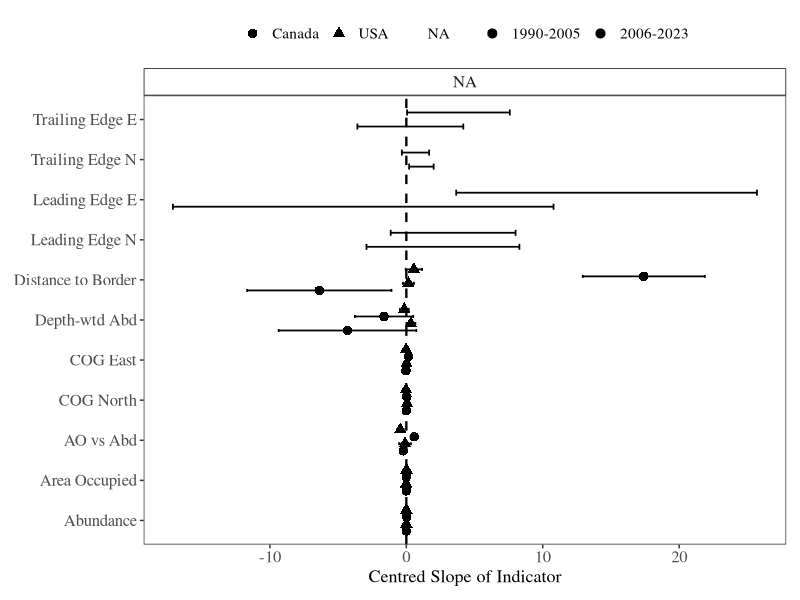

R code for this plot:
#MakeSlopeFile of all indicators----

library(tidyverse)
library(broom)
library(dplyr)

library(ggplot2)
library(cowplot)
library(patchwork)
library(gridExtra)
library(RColorBrewer)
library(scales)


#Interpretations: 
#multiplicative_change_per_year: How much the Index_Estimate multiplies by each year (e.g., 1.05 = 5% increase)
#percent_change_per_year: Annual percent change (e.g., 5.0 = 5% increase per year)
#Confidence intervals for both transformations, so you can assess uncertainty in the original scale

#For example, if your slope estimate is 0.02 with 95% CI [0.01, 0.03]:
  
#  The Index_Estimate increases by 4.7% per year (95% CI: 2.3% to 7.2%)
#Each year, the index multiplies by 1.047 (95% CI: 1.023 to 1.072)

#This makes your results much more interpretable in terms of the actual abundance trends!

#Abundance----
FigAbd.Region.Spring <- read.csv(here::here("2025-04-23/Output/IndexAbundance/abundance_ind_Region.Spring.csv"),row.names=NULL)
names(FigAbd.Region.Spring)
FigAbd.Region.Spring$Period<-NULL
FigAbd.Region.Spring$Period[FigAbd.Region.Spring$Year<2006]<-"1990-2005"
FigAbd.Region.Spring$Period[FigAbd.Region.Spring$Year>2005]<-"2006-2023"

RegionAbd_coefficients_df <- FigAbd.Region.Spring %>%
  group_by(Region, Period) %>%
  do({
    # Center variables by subtracting their means, but don't scale
    log_index_centered <- log10(.$Index_Estimate) - mean(log10(.$Index_Estimate), na.rm = TRUE)
    year_centered <- .$Year - mean(.$Year, na.rm = TRUE)
    
    model <- lm(log_index_centered ~ year_centered)
    tidy(model, conf.int = TRUE) # Includes coefficients with 95% CI by default
  }) %>%
  ungroup()

RegionAbd_coefficients_df2 <- RegionAbd_coefficients_df %>%
  filter(term == "year_centered") %>%
  mutate(
    # Transform slope back to original Index_Estimate scale
    multiplicative_change_per_year = 10^estimate,
    percent_change_per_year = (10^estimate - 1) * 100,
    
    # Transform confidence intervals to original scale
    multiplicative_change_lower = 10^conf.low,
    multiplicative_change_upper = 10^conf.high,
    percent_change_lower = (10^conf.low - 1) * 100,
    percent_change_upper = (10^conf.high - 1) * 100
  )
RegionAbd_coefficients_df2$Indicator<-NULL
RegionAbd_coefficients_df2$Indicator<-"Abundance"
# Save the coefficients to a CSV file
#write.csv(RegionAbd_coefficients_df2, here::here("2025-04-23/Output/IndexAbundance/RegionAbd_coefficients_df2.csv"), row.names = FALSE)
#END Abundance----
#AO----
Area_ThresholdsforEAO<- read.csv(here::here("R/DataforFinalFigs/Area_ThresholdsforEAO.csv"))
names(Area_ThresholdsforEAO)
Area_ThresholdsforEAO$Period<-NULL
Area_ThresholdsforEAO$Period[Area_ThresholdsforEAO$Year<2006]<-"1990-2005"
Area_ThresholdsforEAO$Period[Area_ThresholdsforEAO$Year>2005]<-"2006-2023"
Area_ThresholdsforEAO_coefficients_df <- Area_ThresholdsforEAO %>%filter(Threshold == 90)%>%
  group_by(Region,Period) %>%
  do({
    # Center variables by subtracting their means, but don't scale
    log_AO_centered <- log10(.$Area_Threshold) - mean(log10(.$Area_Threshold), na.rm = TRUE)
    year_centered <- .$Year - mean(.$Year, na.rm = TRUE)
    
    model <- lm(log_AO_centered ~ year_centered)
    tidy(model, conf.int = TRUE) # Includes coefficients with 95% CI by default
  }) %>%
  ungroup()

Area_ThresholdsforEAO_coefficients_df2 <- Area_ThresholdsforEAO_coefficients_df %>%
  filter(term == "year_centered") %>%
  mutate(
    # Transform slope back to original Index_Estimate scale
    multiplicative_change_per_year = 10^estimate,
    percent_change_per_year = (10^estimate - 1) * 100,
    
    # Transform confidence intervals to original scale
    multiplicative_change_lower = 10^conf.low,
    multiplicative_change_upper = 10^conf.high,
    percent_change_lower = (10^conf.low - 1) * 100,
    percent_change_upper = (10^conf.high - 1) * 100
  )
Area_ThresholdsforEAO_coefficients_df2$Indicator<-NULL
Area_ThresholdsforEAO_coefficients_df$Indicator<-"Area Occupied"
#scaled slopes fro EAO vs Abundance----
Area_ThresholdsforEAO_coefficientsABD_df <- Area_ThresholdsforEAO %>%filter(Threshold == 90)%>%
  group_by(Region,Period) %>%
  do({
    # Center variables by subtracting their means, but don't scale
    log_AO_centered <- log10(.$Area_Threshold) - mean(log10(.$Area_Threshold), na.rm = TRUE)
    logAB_centered <- log10(.$Total_Abundance) - mean(log10(.$Total_Abundance), na.rm = TRUE)
    
    model <- lm(log_AO_centered ~ logAB_centered)
    tidy(model, conf.int = TRUE) # Includes coefficients with 95% CI by default
  }) %>%
  ungroup()

Area_ThresholdsforEAO_coefficientsABD_df2 <- Area_ThresholdsforEAO_coefficientsABD_df %>%
  filter(term == "logAB_centered") %>%
  mutate(
    # In double-log models, the slope IS the elasticity
    # It represents % change in Area_Threshold for 1% change in Total_Abundance
    elasticity = estimate,
    elasticity_lower = conf.low,
    elasticity_upper = conf.high,
    
    # For interpretation: if Total_Abundance increases by X%, 
    # Area_Threshold changes by (elasticity * X)%
    # Example interpretations for different abundance changes:
    percent_change_AO_if_AB_increases_10pct = elasticity * 10,
    percent_change_AO_if_AB_doubles = elasticity * 100  # doubling = 100% increase
  )
Area_ThresholdsforEAO_coefficientsABD_df2$Indicator<-NULL
Area_ThresholdsforEAO_coefficientsABD_df2$Indicator<-"AO vs Abd"
# END AO----
#COG----
#COG
centroid_dataRegionalforFig<- read.csv(here::here("R/DataforFinalFigs/centroid_dataRegionalforFig.csv"))
names(centroid_dataRegionalforFig)
centroid_dataRegionalforFig$Period<-NULL
centroid_dataRegionalforFig$Period[centroid_dataRegionalforFig$Year<2006]<-"1990-2005"
centroid_dataRegionalforFig$Period[centroid_dataRegionalforFig$Year>2005]<-"2006-2023"
centroid_dataRegionalforFig$Region<-centroid_dataRegionalforFig$Stratum
centroid_dataRegionalforFigLAT_df <- centroid_dataRegionalforFig %>%
  filter(Season == "Spring") %>%
  group_by(Region, Period) %>%
  do({
    # Center variables by subtracting their means, but don't scale
    cog_lat_centered <- .$centroid_latitude - mean(.$centroid_latitude, na.rm = TRUE)
    year_centered <- .$Year - mean(.$Year, na.rm = TRUE)
    
    model <- lm(cog_lat_centered ~ year_centered)
    tidy(model, conf.int = TRUE) # Includes coefficients with 95% CI by default
  }) %>%
  ungroup()

centroid_dataRegionalforFigLAT_df2 <- centroid_dataRegionalforFigLAT_df %>%
  filter(term == "year_centered") %>%
  mutate(
    # Linear relationship interpretation - slope is directly interpretable
    degrees_latitude_change_per_year = estimate,
    degrees_latitude_change_per_year_lower = conf.low,
    degrees_latitude_change_per_year_upper = conf.high,
    
    # Convert to more interpretable units
    # 1 degree latitude ≈ 111 km, so convert to km per year
    km_northward_shift_per_year = estimate * 111,
    km_northward_shift_per_year_lower = conf.low * 111,
    km_northward_shift_per_year_upper = conf.high * 111,
    
    # Calculate change over different time periods
    degrees_change_per_decade = estimate * 10,
    km_change_per_decade = estimate * 111 * 10,
    
    # Direction interpretation
    shift_direction = case_when(
      estimate > 0 ~ "Northward shift",
      estimate < 0 ~ "Southward shift", 
      estimate == 0 ~ "No latitudinal shift"
    ),
    
    # Statistical significance check
    is_significant_05 = ifelse(p.value < 0.05, "Significant", "Not significant"),
    
    # Practical interpretation text
    interpretation = paste0(
      "Centroid shifts ", round(abs(km_northward_shift_per_year), 2), " km ",
      ifelse(estimate > 0, "north", "south"), " per year",
      " (95% CI: ", round(abs(km_northward_shift_per_year_lower), 2), " to ", 
      round(abs(km_northward_shift_per_year_upper), 2), " km)"
    )
  )

centroid_dataRegionalforFigLAT_df2$Indicator<-NULL
centroid_dataRegionalforFigLAT_df2$Indicator<-"COG North"
#Now for COG East
#COG Lon----
centroid_dataRegionalforFigLON_df <- centroid_dataRegionalforFig %>%
  filter(Season == "Spring") %>%
  group_by(Region, Period) %>%
  do({
    # Center variables by subtracting their means, but don't scale
    cog_lon_centered <- .$centroid_longitude - mean(.$centroid_longitude, na.rm = TRUE)
    year_centered <- .$Year - mean(.$Year, na.rm = TRUE)
    
    model <- lm(cog_lon_centered ~ year_centered)
    tidy(model, conf.int = TRUE) # Includes coefficients with 95% CI by default
  }) %>%
  ungroup()

centroid_dataRegionalforFigLON_df2 <- centroid_dataRegionalforFigLON_df %>%
  filter(term == "year_centered") %>%
  mutate(
    # Linear relationship interpretation - slope is directly interpretable
    degrees_longitude_change_per_year = estimate,
    degrees_longitude_change_per_year_lower = conf.low,
    degrees_longitude_change_per_year_upper = conf.high,
    
    # Convert to more interpretable units
    # For your study area (-50° to -70° longitude, 42°-50° latitude)
    # Using midpoint latitude of 46°N: 1 degree longitude ≈ 77.1 km
    km_per_degree_longitude = 111 * cos(46 * pi/180), # ≈ 77.1 km
    km_eastward_shift_per_year = estimate * km_per_degree_longitude,
    km_eastward_shift_per_year_lower = conf.low * km_per_degree_longitude,
    km_eastward_shift_per_year_upper = conf.high * km_per_degree_longitude,
    
    # Calculate change over different time periods
    degrees_change_per_decade = estimate * 10,
    km_change_per_decade = estimate * km_per_degree_longitude * 10,
    
    # Direction interpretation (positive longitude = eastward in Western Hemisphere)
    shift_direction = case_when(
      estimate > 0 ~ "Eastward shift",
      estimate < 0 ~ "Westward shift", 
      estimate == 0 ~ "No longitudinal shift"
    ),
    
    # Statistical significance check
    is_significant_05 = ifelse(p.value < 0.05, "Significant", "Not significant"),
    
    # Practical interpretation text
    interpretation = paste0(
      "Centroid shifts ", round(abs(km_eastward_shift_per_year), 2), " km ",
      ifelse(estimate > 0, "east", "west"), " per year",
      " (95% CI: ", round(abs(km_eastward_shift_per_year_lower), 2), " to ", 
      round(abs(km_eastward_shift_per_year_upper), 2), " km)"
    )
  )
centroid_dataRegionalforFigLON_df2$Indicator<-NULL
centroid_dataRegionalforFigLON_df2$Indicator<-"COG East"
#End COG Lon----
#Deepening----
D_data_Reg<- read.csv(here::here("2025-04-23/Output/Shift_Indicators/Seasonal_Deepening_Reg.csv"))
D_data_Reg$Period<-NULL
D_data_Reg$Period[D_data_Reg$Year<2006]<-"1990-2005"
D_data_Reg$Period[D_data_Reg$Year>2005]<-"2006-2023"
D_data_Reg$Region<-D_data_Reg$Stratum
D_data_Reg_df <- D_data_Reg %>%
  filter(Season == "Spring") %>%
  group_by(Region, Period) %>%
  do({
    # Center variables by subtracting their means, but don't scale
    depth_centered <- .$Depth_Mean - mean(.$Depth_Mean, na.rm = TRUE)
    year_centered <- .$Year - mean(.$Year, na.rm = TRUE)
    
    model <- lm(depth_centered ~ year_centered)
    tidy(model, conf.int = TRUE) # Includes coefficients with 95% CI by default
  }) %>%
  ungroup()

D_data_Reg_df2 <- D_data_Reg_df %>%
  filter(term == "year_centered") %>%
  mutate(
    # Linear relationship interpretation - slope is directly interpretable
    meters_depth_change_per_year = estimate,
    meters_depth_change_per_year_lower = conf.low,
    meters_depth_change_per_year_upper = conf.high,
    
    # Calculate change over different time periods
    meters_change_per_decade = estimate * 10,
    meters_change_per_half_century = estimate * 50,
    
    # Direction interpretation (positive depth = deeper, negative = shallower)
    depth_direction = case_when(
      estimate > 0 ~ "Moving deeper",
      estimate < 0 ~ "Moving shallower", 
      estimate == 0 ~ "No depth change"
    ),
    
    # Practical categories for magnitude of change
    change_magnitude = case_when(
      abs(estimate) < 0.5 ~ "Minimal depth change",
      abs(estimate) >= 0.5 & abs(estimate) < 2.0 ~ "Moderate depth change",
      abs(estimate) >= 2.0 & abs(estimate) < 5.0 ~ "Substantial depth change",
      abs(estimate) >= 5.0 ~ "Major depth change"
    ),
    
    # Statistical significance check
    is_significant_05 = ifelse(p.value < 0.05, "Significant", "Not significant"),
    
    # Practical interpretation text
    interpretation = paste0(
      "Mean depth changes by ", round(abs(meters_depth_change_per_year), 2), " m ",
      ifelse(estimate > 0, "deeper", "shallower"), " per year",
      " (95% CI: ", round(abs(meters_depth_change_per_year_lower), 2), " to ", 
      round(abs(meters_depth_change_per_year_upper), 2), " m)"
    ),
    
    # Decadal interpretation for easier communication
    decadal_interpretation = paste0(
      "Over a decade: ", round(abs(meters_change_per_decade), 1), " m ",
      ifelse(estimate > 0, "deeper", "shallower")
    )
  )
D_data_Reg_df2$Indicator<-NULL
D_data_Reg_df2$Indicator<-"Depth-wtd Abd"
#END Deepening----
#Distance ot Hague----
dist_hague_Reg<-read.csv(here::here("2025-04-23/Output/Shift_Indicators/dist_hague_Reg_seasonal.csv"))

dist_hague_Reg$Period<-NULL
pd <- position_dodge(.75)
dist_hague_Reg$Period[dist_hague_Reg$Year<2006]<-"1990-2005"

dist_hague_Reg$Period[dist_hague_Reg$Year>2005]<-"2006-2023"
dist_hague_Reg$Region<-dist_hague_Reg$Stratum
Overall.DFHcoefficients_df.Spring <- dist_hague_Reg %>% 
  filter(Season == "Spring") %>%
  group_by(Region, Period) %>%
  do({
    # Center variables by subtracting their means, but don't scale
    dist_centered <- .$Dist_Mean - mean(.$Dist_Mean, na.rm = TRUE)
    year_centered <- .$Year - mean(.$Year, na.rm = TRUE)
    
    model <- lm(dist_centered ~ year_centered)
    tidy(model, conf.int = TRUE)
  }) %>%
  ungroup() %>%
  filter(term == "year_centered") %>%
  mutate(
    # Direct interpretation in distance units per year (assuming km)
    km_distance_change_per_year = estimate,
    km_distance_change_per_year_lower = conf.low,
    km_distance_change_per_year_upper = conf.high,
    
    # Calculate change over different time periods
    km_change_per_decade = estimate * 10,
    km_change_per_half_century = estimate * 50,
    
    # Direction interpretation relative to border
    border_direction = case_when(
      estimate > 0 ~ "Moving away from border",
      estimate < 0 ~ "Moving toward border",
      estimate == 0 ~ "No change in distance to border"
    ),
    
    # Magnitude categories for ecological significance
    change_magnitude = case_when(
      abs(estimate) < 1 ~ "Minimal border proximity change",
      abs(estimate) >= 1 & abs(estimate) < 5 ~ "Moderate border proximity change",
      abs(estimate) >= 5 & abs(estimate) < 10 ~ "Substantial border proximity change",
      abs(estimate) >= 10 ~ "Major border proximity change"
    ),
    
    # Statistical significance
    is_significant_05 = ifelse(p.value < 0.05, "Significant", "Not significant"),
    
    # Management implications
    management_implication = case_when(
      estimate < 0 & p.value < 0.05 ~ "Increasing transboundary management concern",
      estimate > 0 & p.value < 0.05 ~ "Decreasing transboundary management concern",
      p.value >= 0.05 ~ "No significant change in transboundary status"
    ),
    
    # Interpretation text
    interpretation = paste0(
      "Distance to border changes by ", round(abs(km_distance_change_per_year), 2), " km ",
      ifelse(estimate > 0, "farther", "closer"), " per year",
      " (95% CI: ", round(abs(km_distance_change_per_year_lower), 2), " to ", 
      round(abs(km_distance_change_per_year_upper), 2), " km)"
    ),
    
    # Decadal interpretation for policy relevance
    decadal_interpretation = paste0(
      "Over a decade: ", round(abs(km_change_per_decade), 1), " km ",
      ifelse(estimate > 0, "farther from", "closer to"), " border"
    ),
    
    # Policy-relevant summary
    policy_summary = paste0(
      ifelse(estimate < 0, "Population centroid approaching ", "Population centroid moving away from "),
      "international boundary at ", round(abs(km_distance_change_per_year), 2), " km/year"
    )
  )
Overall.DFHcoefficients_df.Spring$Indicator<-NULL
Overall.DFHcoefficients_df.Spring$Indicator<-"Distance to Border"
View(Overall.DFHcoefficients_df.Spring)
#End DFH----
#Leading and Trailing Edges----

rangeedge<-read.csv(here::here("R/DataforFinalFigs/Edge_df_NSreshp.csv"))
range.spr<-rangeedge[rangeedge$Season=="Spring",]
range.spr$Period<-NULL
range.spr$Period[range.spr$Year<2006]<-"1990-2005"
range.spr$Period[range.spr$Year>2005]<-"2006-2023"
names(range.spr);summary(range.spr)
# Leading Edge East (95th percentile)----
range.sprE_coefficients_df <- range.spr %>% 
  group_by(Period) %>%
  do({
    # Center variables by subtracting their means, but don't scale
    east_edge_centered <- .$Estimate_km_E_quantile_0.95 - mean(.$Estimate_km_E_quantile_0.95, na.rm = TRUE)
    year_centered <- .$Year - mean(.$Year, na.rm = TRUE)
    
    model <- lm(east_edge_centered ~ year_centered)
    tidy(model, conf.int = TRUE)
  }) %>%
  ungroup() %>%
  filter(term == "year_centered") %>%
  mutate(
    # Direct interpretation in km per year
    km_eastward_shift_per_year = estimate,
    km_eastward_shift_per_year_lower = conf.low,
    km_eastward_shift_per_year_upper = conf.high,
    
    # Calculate change over different time periods
    km_change_per_decade = estimate * 10,
    km_change_per_half_century = estimate * 50,
    
    # Direction interpretation
    shift_direction = case_when(
      estimate > 0 ~ "Expanding eastward",
      estimate < 0 ~ "Contracting westward",
      estimate == 0 ~ "No eastward range change"
    ),
    
    # Statistical significance
    is_significant_05 = ifelse(p.value < 0.05, "Significant", "Not significant"),
    
    # Interpretation text
    interpretation = paste0(
      "Leading edge shifts ", round(abs(km_eastward_shift_per_year), 2), " km ",
      ifelse(estimate > 0, "east", "west"), " per year",
      " (95% CI: ", round(abs(km_eastward_shift_per_year_lower), 2), " to ", 
      round(abs(km_eastward_shift_per_year_upper), 2), " km)"
    ),
    
    Indicator = "Leading Edge E"
  )
#END Leading edgeE----
# Leading Edge North (95th percentile)----
range.sprN_coefficients_df <- range.spr %>%
  group_by(Period) %>%
  do({
    # Center variables by subtracting their means, but don't scale
    north_edge_centered <- .$Estimate_km_N_quantile_0.95 - mean(.$Estimate_km_N_quantile_0.95, na.rm = TRUE)
    year_centered <- .$Year - mean(.$Year, na.rm = TRUE)
    
    model <- lm(north_edge_centered ~ year_centered)
    tidy(model, conf.int = TRUE)
  }) %>%
  ungroup() %>%
  filter(term == "year_centered") %>%
  mutate(
    # Direct interpretation in km per year
    km_northward_shift_per_year = estimate,
    km_northward_shift_per_year_lower = conf.low,
    km_northward_shift_per_year_upper = conf.high,
    
    # Calculate change over different time periods
    km_change_per_decade = estimate * 10,
    km_change_per_half_century = estimate * 50,
    
    # Direction interpretation
    shift_direction = case_when(
      estimate > 0 ~ "Expanding northward",
      estimate < 0 ~ "Contracting southward",
      estimate == 0 ~ "No northward range change"
    ),
    
    # Statistical significance
    is_significant_05 = ifelse(p.value < 0.05, "Significant", "Not significant"),
    
    # Interpretation text
    interpretation = paste0(
      "Leading edge shifts ", round(abs(km_northward_shift_per_year), 2), " km ",
      ifelse(estimate > 0, "north", "south"), " per year",
      " (95% CI: ", round(abs(km_northward_shift_per_year_lower), 2), " to ", 
      round(abs(km_northward_shift_per_year_upper), 2), " km)"
    ),
    
    Indicator = "Leading Edge N"
  )
#END Leading edgeN----
# Trailing Edge East (5th percentile)----
range.sprE_coefficients_dfTR <- range.spr %>% 
  group_by(Period) %>%
  do({
    # Center variables by subtracting their means, but don't scale
    east_trail_centered <- .$Estimate_km_E_quantile_0.05 - mean(.$Estimate_km_E_quantile_0.05, na.rm = TRUE)
    year_centered <- .$Year - mean(.$Year, na.rm = TRUE)
    
    model <- lm(east_trail_centered ~ year_centered)
    tidy(model, conf.int = TRUE)
  }) %>%
  ungroup() %>%
  filter(term == "year_centered") %>%
  mutate(
    # Direct interpretation in km per year
    km_eastward_shift_per_year = estimate,
    km_eastward_shift_per_year_lower = conf.low,
    km_eastward_shift_per_year_upper = conf.high,
    
    # Calculate change over different time periods
    km_change_per_decade = estimate * 10,
    km_change_per_half_century = estimate * 50,
    
    # Direction interpretation
    shift_direction = case_when(
      estimate > 0 ~ "Trailing edge moving east",
      estimate < 0 ~ "Trailing edge moving west",
      estimate == 0 ~ "No trailing edge change"
    ),
    
    # Statistical significance
    is_significant_05 = ifelse(p.value < 0.05, "Significant", "Not significant"),
    
    # Interpretation text
    interpretation = paste0(
      "Trailing edge shifts ", round(abs(km_eastward_shift_per_year), 2), " km ",
      ifelse(estimate > 0, "east", "west"), " per year",
      " (95% CI: ", round(abs(km_eastward_shift_per_year_lower), 2), " to ", 
      round(abs(km_eastward_shift_per_year_upper), 2), " km)"
    ),
    
    Indicator = "Trailing Edge E"
  )
#end trailedge E----
# Trailing Edge North (5th percentile)----
range.sprN_coefficients_dfTR <- range.spr %>%
  group_by(Period) %>%
  do({
    # Center variables by subtracting their means, but don't scale
    north_trail_centered <- .$Estimate_km_N_quantile_0.05 - mean(.$Estimate_km_N_quantile_0.05, na.rm = TRUE)
    year_centered <- .$Year - mean(.$Year, na.rm = TRUE)
    
    model <- lm(north_trail_centered ~ year_centered)
    tidy(model, conf.int = TRUE)
  }) %>%
  ungroup() %>%
  filter(term == "year_centered") %>%
  mutate(
    # Direct interpretation in km per year
    km_northward_shift_per_year = estimate,
    km_northward_shift_per_year_lower = conf.low,
    km_northward_shift_per_year_upper = conf.high,
    
    # Calculate change over different time periods
    km_change_per_decade = estimate * 10,
    km_change_per_half_century = estimate * 50,
    
    # Direction interpretation
    shift_direction = case_when(
      estimate > 0 ~ "Trailing edge moving north",
      estimate < 0 ~ "Trailing edge moving south",
      estimate == 0 ~ "No trailing edge change"
    ),
    
    # Statistical significance
    is_significant_05 = ifelse(p.value < 0.05, "Significant", "Not significant"),
    
    # Interpretation text
    interpretation = paste0(
      "Trailing edge shifts ", round(abs(km_northward_shift_per_year), 2), " km ",
      ifelse(estimate > 0, "north", "south"), " per year",
      " (95% CI: ", round(abs(km_northward_shift_per_year_lower), 2), " to ", 
      round(abs(km_northward_shift_per_year_upper), 2), " km)"
    ),
    
    Indicator = "Trailing Edge N"
  )
#end trail----
#Combine all coefficients into one data frame


# Function to extract core columns for plotting
# Function to extract core columns for plotting
extract_core_columns <- function(df, indicator_name) {
  df %>%
    select(any_of(c(
      "Period", "Region", "estimate", "std.error", 
      "statistic", "p.value", "conf.low", "conf.high"
    ))) %>%
    mutate(Indicator = indicator_name)
}

# Extract core columns from each dataframe with proper indicator names
combined_for_plot <- bind_rows(
  extract_core_columns(RegionAbd_coefficients_df2, "Abundance"),
  extract_core_columns(centroid_dataRegionalforFigLAT_df2, "COG North"), 
  extract_core_columns(centroid_dataRegionalforFigLON_df2, "COG East"),
  extract_core_columns(D_data_Reg_df2, "Depth-wtd Abd"),
  extract_core_columns(Overall.DFHcoefficients_df.Spring, "Distance to Border"),
  extract_core_columns(Area_ThresholdsforEAO_coefficients_df2, "Area Occupied"),
  extract_core_columns(Area_ThresholdsforEAO_coefficientsABD_df2, "AO vs Abd"),
  extract_core_columns(range.sprN_coefficients_df, "Leading Edge N"),
  extract_core_columns(range.sprE_coefficients_df, "Leading Edge E"), 
  extract_core_columns(range.sprE_coefficients_dfTR, "Trailing Edge E"),
  extract_core_columns(range.sprN_coefficients_dfTR, "Trailing Edge N")
)
View(combined_for_plot)
# Create thematic groupings
combined_for_plot <- combined_for_plot %>%
  mutate(
    Theme = case_when(
      Indicator %in% c("Abundance", "Area Occupied") ~ "Population Size",
      Indicator %in% c("AO vs Abd","Depth-wtd Abd") ~ "Pop Expansion Pattern",
      Indicator %in% c("Leading Edge N", "Leading Edge E", "Trailing Edge N", "Trailing Edge E") ~ "Range Edge",
      Indicator %in% c("COG North", "COG East" ,"Distance to Border") ~ "Geographic Position",
      TRUE ~ "Other"
    ),
    
    # Factor levels for consistent ordering
    Indicator = factor(Indicator, levels = c(
      "Abundance", "Area Occupied", "AO vs Abd",
      "COG North", "COG East", "Depth-wtd Abd", 
      "Distance to Border",
      "Leading Edge N", "Leading Edge E", 
      "Trailing Edge N", "Trailing Edge E"
    )),
    
    Theme = factor(Theme, levels = c("Population Size","Pop Expansion Pattern", "Geographic Position", 
                                     "Range Edge"))
  )

# Save the combined coefficients

write.csv(combined_for_plot, 
          here::here("2025-04-23/Output/Shift_Indicators/Combined_CentredSLopeBefAfterCoefficients.csv"), 
          row.names = FALSE)

# Optional: Create a summary for checking
summary_check <- combined_for_plot %>%
  group_by(Theme, Indicator, Period, Region) %>%
  summarise(
    n_obs = n(),
    mean_estimate = round(mean(estimate, na.rm = TRUE), 4),
    .groups = "drop"
  ) %>%
  arrange(Theme, Indicator, Period, Region)

print("Summary of combined data by Period and Region:")
print(summary_check)
print("Summary of combined data:")
print(summary_check)

# Plot by theme
# Plotting the Scaled Slope Indicators
pd<-position_dodge(.3)
indicator_dividers <- data.frame(xintercept = c(1.5,2.5, 5.5,7.5,8.5,10.5))  # Replace with your actual breaks

# Ensure proper facet order
combined_for_plot$Theme <- factor(combined_for_plot$Theme, levels = c("Range", "Population "))

ggplot(combined_for_plot, aes(
  y = estimate,
  x = Indicator,
  fill = Period,
  shape = Region
)) +
  # Error bars
  geom_errorbar(aes(ymin = conf.low, ymax = conf.high),
                position = position_dodge(width = 0.7), 
                width = 0.3, linewidth = 0.6) +
  
  # Points
  geom_point(position = position_dodge(width = 0.7), 
             size = 3, stroke = 0.3, color = "black") +
  
  # Baseline line
  geom_hline(yintercept = 0, linetype = "dashed", size = 0.8) +
  
  # Flip axes
  coord_flip() +
  
  # Manual fill color for Period
  scale_fill_manual(values = c("steelblue", "orangered")) +
  
  # Facet by Theme (Range on top, Population below)
  facet_wrap(~Theme, ncol = 1, scales = "free_y", labeller = label_wrap_gen(width = 15)) +
  
  # Labels
  labs(
    y = "Centred Slope of Indicator",
    x = NULL,
    fill = "Period",
    shape = "Region"
  ) +
  
  # Theme and styling
  theme_bw(base_family = "serif") +
  theme(
    legend.position = "top",
    legend.title = element_blank(),
    legend.text = element_text(size = 11),
    legend.key = element_rect(fill = "white", color = NA),
    axis.text = element_text(size = 12),
    axis.title = element_text(size = 13),
    strip.text = element_text(size = 12),
    strip.background = element_rect(colour = "black", fill = "white"),
    panel.grid.major = element_blank(),
    panel.grid.minor = element_blank(),
    plot.margin = margin(10, 10, 10, 10)
  )

# Display the plot